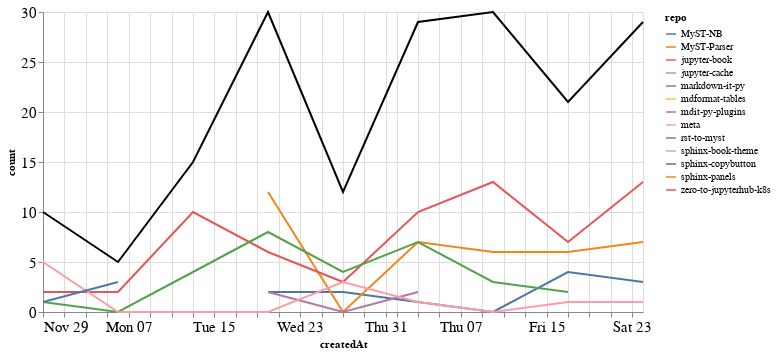

The code cell stored with this chart in its notebook:
### Markdown cell above
### Comments

### Code cell
comments_time = comments.groupby('repo').resample('W', on='createdAt').count()['author'].reset_index()
comments_time = comments_time.rename(columns={'author': 'count'})
comments_time_total = comments_time.groupby('createdAt').agg({"count": "sum"}).reset_index()
ch1 = alt.Chart(comments_time, width=600).mark_line().encode(
    x='createdAt',
    y='count',
    color='repo',
    tooltip="repo"
)

ch2 = alt.Chart(comments_time_total, width=600).mark_line(color="black").encode(
    x='createdAt',
    y='count',
)

ch1 + ch2

### Figure 1 — Vega-Lite specification as saved in the notebook (floating-point values rounded to 4 significant figures)
{"config": {"axisLeft": {"labelFontSize": 15}, "axisBottom": {"labelFontSize": 15}}, "layer": [{"data": {"name": "data-beed3752c99aa835b8b7952ed82c98e4"}, "mark": "line", "encoding": {"color": {"type": "nominal", "field": "repo"}, "tooltip": {"type": "nominal", "field": "repo"}, "x": {"type": "temporal", "field": "createdAt"}, "y": {"type": "quantitative", "field": "count"}}, "width": 600}, {"data": {"name": "data-9397bb880b85f91f2f0a91e5a8e5d0ed"}, "mark": {"type": "line", "color": "black"}, "encoding": {"x": {"type": "temporal", "field": "createdAt"}, "y": {"type": "quantitative", "field": "count"}}, "width": 600}], "$schema": "https://vega.github.io/schema/vega-lite/v4.8.1.json", "datasets": {"data-beed3752c99aa835b8b7952ed82c98e4": [{"repo": "MyST-NB", "createdAt": "2020-12-20T00:00:00", "count": 2}, {"repo": "MyST-NB", "createdAt": "2020-12-27T00:00:00", "count": 2}, {"repo": "MyST-NB", "createdAt": "2021-01-03T00:00:00", "count": 1}, {"repo": "MyST-NB", "createdAt": "2021-01-10T00:00:00", "count": 0}, {"repo": "MyST-NB", "createdAt": "2021-01-17T00:00:00", "count": 4}, {"repo": "MyST-NB", "createdAt": "2021-01-24T00:00:00", "count": 3}, {"repo": "MyST-Parser", "createdAt": "2020-12-20T00:00:00", "count": 12}, {"repo": "MyST-Parser", "createdAt": "2020-12-27T00:00:00", "count": 0}, {"repo": "MyST-Parser", "createdAt": "2021-01-03T00:00:00", "count": 7}, {"repo": "MyST-Parser", "createdAt": "2021-01-10T00:00:00", "count": 6}, {"repo": "MyST-Parser", "createdAt": "2021-01-17T00:00:00", "count": 6}, {"repo": "MyST-Parser", "createdAt": "2021-01-24T00:00:00", "count": 7}, {"repo": "jupyter-book", "createdAt": "2020-11-29T00:00:00", "count": 2}, {"repo": "jupyter-book", "createdAt": "2020-12-06T00:00:00", "count": 2}, {"repo": "jupyter-book", "createdAt": "2020-12-13T00:00:00", "count": 10}, {"repo": "jupyter-book", "createdAt": "2020-12-20T00:00:00", "count": 6}, {"repo": "jupyter-book", "createdAt": "2020-12-27T00:00:00", "count": 3}, {"repo": "jupyter-book", "createdAt": "2021-01-03T00:00:00", "count": 10}, {"repo": "jupyter-book", "createdAt": "2021-01-10T00:00:00", "count": 13}, {"repo": "jupyter-book", "createdAt": "2021-01-17T00:00:00", "count": 7}, {"repo": "jupyter-book", "createdAt": "2021-01-24T00:00:00", "count": 13}, {"repo": "jupyter-cache", "createdAt": "2021-01-17T00:00:00", "count": 1}, {"repo": "markdown-it-py", "createdAt": "2020-11-29T00:00:00", "count": 1}, {"repo": "markdown-it-py", "createdAt": "2020-12-06T00:00:00", "count": 0}, {"repo": "markdown-it-py", "createdAt": "2020-12-13T00:00:00", "count": 4}, {"repo": "markdown-it-py", "createdAt": "2020-12-20T00:00:00", "count": 8}, {"repo": "markdown-it-py", "createdAt": "2020-12-27T00:00:00", "count": 4}, {"repo": "markdown-it-py", "createdAt": "2021-01-03T00:00:00", "count": 7}, {"repo": "markdown-it-py", "createdAt": "2021-01-10T00:00:00", "count": 3}, {"repo": "markdown-it-py", "createdAt": "2021-01-17T00:00:00", "count": 2}, {"repo": "mdformat-tables", "createdAt": "2020-12-13T00:00:00", "count": 1}, {"repo": "mdit-py-plugins", "createdAt": "2020-12-20T00:00:00", "count": 2}, {"repo": "mdit-py-plugins", "createdAt": "2020-12-27T00:00:00", "count": 0}, {"repo": "mdit-py-plugins", "createdAt": "2021-01-03T00:00:00", "count": 2}, {"repo": "meta", "createdAt": "2020-11-29T00:00:00", "count": 5}, {"repo": "meta", "createdAt": "2020-12-06T00:00:00", "count": 0}, {"repo": "meta", "createdAt": "2020-12-13T00:00:00", "count": 0}, {"repo": "meta", "createdAt": "2020-12-20T00:00:00", "count": 0}, {"repo": "meta", "createdAt": "2020-12-27T00:00:00", "count": 3}, {"repo": "meta", "createdAt": "2021-01-03T00:00:00", "count": 1}, {"repo": "meta", "createdAt": "2021-01-10T00:00:00", "count": 0}, {"repo": "meta", "createdAt": "2021-01-17T00:00:00", "count": 1}, {"repo": "meta", "createdAt": "2021-01-24T00:00:00", "count": 1}, {"repo": "rst-to-myst", "createdAt": "2021-01-10T00:00:00", "count": 8}, {"repo": "sphinx-book-theme", "createdAt": "2021-01-24T00:00:00", "count": 5}, {"repo": "sphinx-copybutton", "createdAt": "2020-11-29T00:00:00", "count": 1}, {"repo": "sphinx-copybutton", "createdAt": "2020-12-06T00:00:00", "count": 3}, {"repo": "sphinx-panels", "createdAt": "2020-11-29T00:00:00", "count": 1}, {"repo": "zero-to-jupyterhub-k8s", "createdAt": "2021-01-03T00:00:00", "count": 1}], "data-9397bb880b85f91f2f0a91e5a8e5d0ed": [{"createdAt": "2020-11-29T00:00:00", "count": 10}, {"createdAt": "2020-12-06T00:00:00", "count": 5}, {"createdAt": "2020-12-13T00:00:00", "count": 15}, {"createdAt": "2020-12-20T00:00:00", "count": 30}, {"createdAt": "2020-12-27T00:00:00", "count": 12}, {"createdAt": "2021-01-03T00:00:00", "count": 29}, {"createdAt": "2021-01-10T00:00:00", "count": 30}, {"createdAt": "2021-01-17T00:00:00", "count": 21}, {"createdAt": "2021-01-24T00:00:00", "count": 29}]}}
